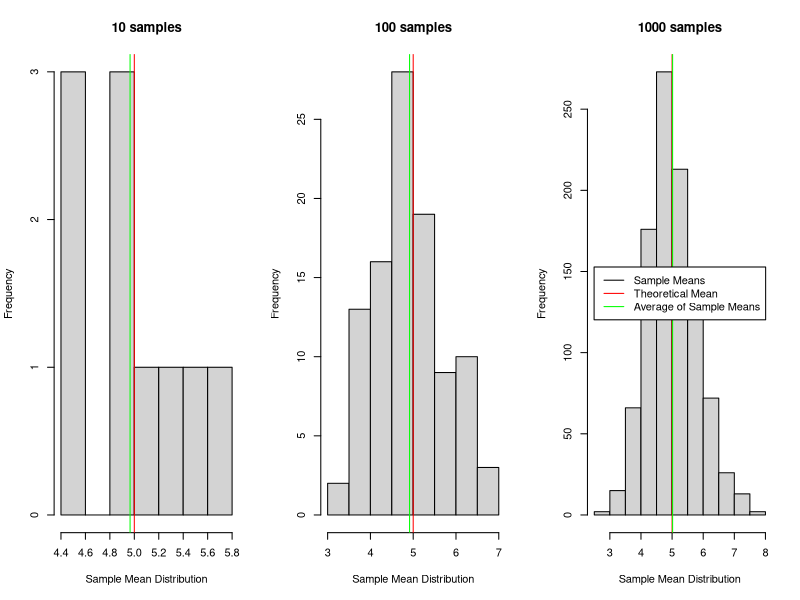
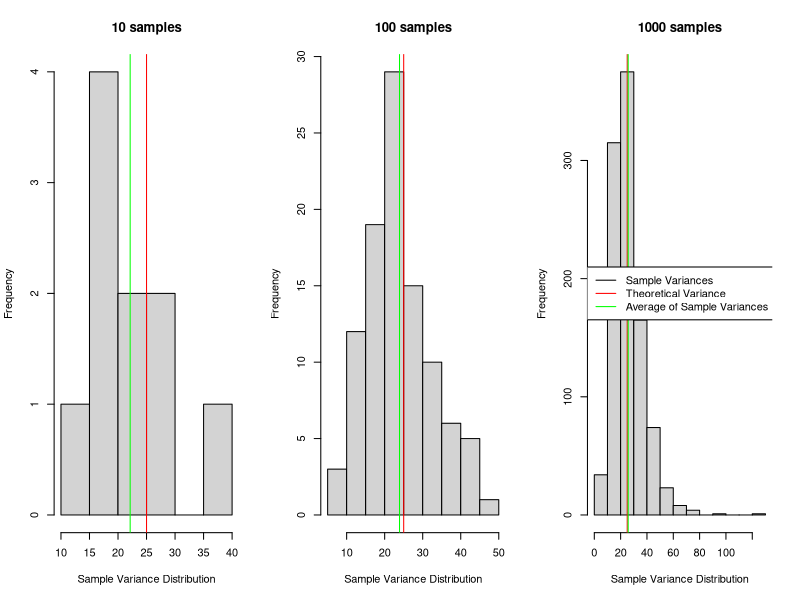
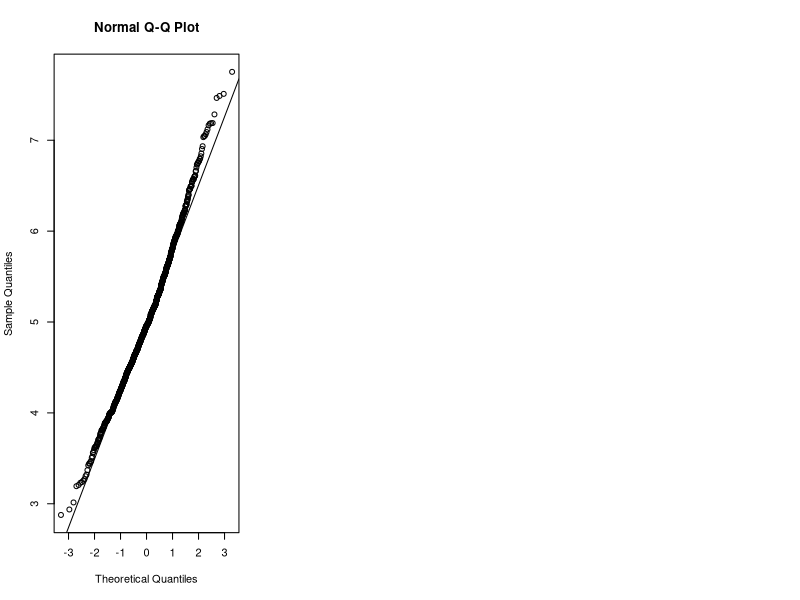

The R script that drew these images, in order:
## ---- chunk 1
knitr::opts_chunk$set(echo = TRUE)
## ---- chunk 2
lambda <- 0.2
## ---- chunk 3
# Setting fixed seed first for reproducibility.
set.seed(123)

samples_10 <- matrix(data = rexp(40*10, rate = lambda), nrow = 40, ncol = 10)

set.seed(321)
samples_100 <- matrix(data = rexp(40*100, rate = lambda), nrow = 40, ncol = 100)

set.seed(132)
samples_1000 <- matrix(data = rexp(40*1000, rate = lambda), nrow = 40, ncol = 1000)
## ---- chunk 4

sample_means_10 <- apply(samples_10, 2, mean)
sample_vars_10 <- apply(samples_10, 2, var)
sample_sds_10 <- sqrt(samples_10)

sample_means_100 <- apply(samples_100, 2, mean)
sample_vars_100 <- apply(samples_100, 2, var)
sample_sds_100 <- sqrt(samples_100)

sample_means_1000 <- apply(samples_1000, 2, mean)
sample_vars_1000 <- apply(samples_1000, 2, var)
sample_sds_1000 <- sqrt(samples_1000)
## ---- chunk 5
mean_t <- 1/lambda
var_t <- 1/lambda^2
## ---- chunk 6
par(mfrow = c(1,3))
hist(sample_means_10, xlab = 'Sample Mean Distribution', main = '10 samples')
abline(v = mean_t, col = 'red')
mean_10 <- mean(sample_means_10)
abline(v = mean_10, col = 'green')

hist(sample_means_100, xlab = 'Sample Mean Distribution', main = '100 samples')
abline(v = mean_t, col = 'red')
mean_100 <- mean(sample_means_100)
abline(v = mean_100, col = 'green')

hist(sample_means_1000, xlab = 'Sample Mean Distribution', main = '1000 samples')
abline(v = mean_t, col = 'red')
mean_1000 <- mean(sample_means_1000)
abline(v = mean_1000, col = 'green')
legend('center', c('Sample Means', 'Theoretical Mean', 'Average of Sample Means'), lty = c(1,1,1), col = c('black', 'red', 'green'))
## ---- chunk 7
par(mfrow = c(1,3))
hist(sample_vars_10, xlab = 'Sample Variance Distribution', main = '10 samples')
abline(v = var_t, col = 'red')
var_10 <- mean(sample_vars_10)
abline(v = var_10, col = 'green')

hist(sample_vars_100, xlab = 'Sample Variance Distribution', main = '100 samples')
abline(v = var_t, col = 'red')
var_100 <- mean(sample_vars_100)
abline(v = var_100, col = 'green')

hist(sample_vars_1000, xlab = 'Sample Variance Distribution', main = '1000 samples')
abline(v = var_t, col = 'red')
var_1000 <- mean(sample_vars_1000)
abline(v = var_1000, col = 'green')
legend('center', c('Sample Variances', 'Theoretical Variance', 'Average of Sample Variances'), lty = c(1,1,1), col = c('black', 'red', 'green'))
## ---- chunk 8

## ---- chunk 9
qqnorm(sample_means_1000)
qqline(sample_means_1000)
